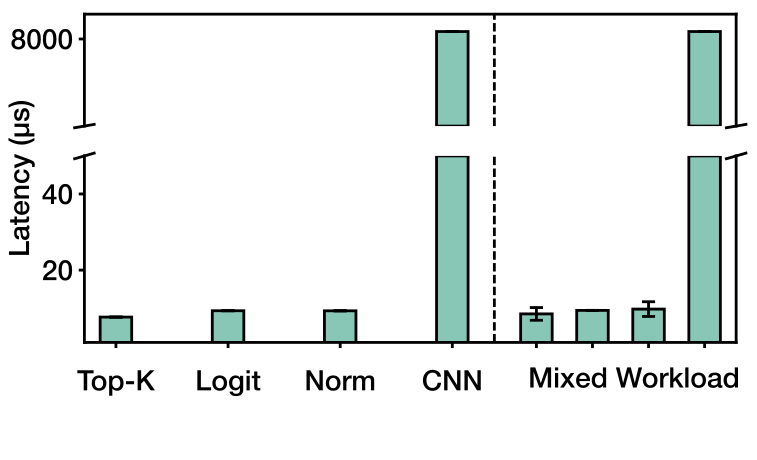

Write the Python code that produced this figure.
import os
import re
import matplotlib.pyplot as plt
import numpy as np
from matplotlib.patches import Patch
from matplotlib.ticker import ScalarFormatter
from matplotlib.transforms import Affine2D
import mpl_toolkits.axisartist.floating_axes as floating_axes
import mpl_toolkits.axisartist.grid_helper_curvelinear as grid_helper_curvelinear
from matplotlib import gridspec

import plot_fonts  # Helvetica Neue from fonts/, shared palette and print-size style
from plot_colors import BAR_OURS

# Printed at 0.32\textwidth = 161.3 pt in the paper; its tight-cropped PDF is ~540 pt wide.
pstyle = plot_fonts.paper_style(printed_width_pt=161.3, cropped_width_pt=544.5)

# Function mapping - reordered to Top-K, Logit, Norm, CNN
function_ids = [1, 3, 5, 2]  # Top-K, Logit, Norm, CNN
function_names = ['Top-K', 'Logit', 'Norm', 'CNN']  # Shorter labels for x-axis
# Every bar in the shared bar mint (plot_colors.py); the x-axis names each function,
# so the figure has no legend.
function_colors = [BAR_OURS] * len(function_names)
# Add hatching patterns for grayscale distinguishability
#function_hatches = ['//', '\\\\', '||', '++']  # Diagonal, reverse diagonal, vertical, cross patterns

class LogProcessor:
    def __init__(self, file_path, function_id, filter_initial_seconds=0):
        self.file_path = file_path
        self.function_id = function_id
        self.data = []
        self.filter_initial_seconds = filter_initial_seconds
        
        # Regular expressions to parse log lines
        self.data_pattern = re.compile(
            r"(\d+)\s+RR\s+\.(\d+)\s+min=(\d+\.\d+)us\s+avg=(\d+\.\d+)us\s+max=(\d+\.\d+)us\s+"
            r"read\(Gbits/sec\)=(\d+\.\d+)\s+write\(Gbits/sec\)=(\d+\.\d+)\s+count=(\d+)"
        )
    
    def parse_log(self):
        # Parse the log file for latency data
        try:
            with open(self.file_path, 'r') as file:
                print(f"Processing file: {self.file_path}")
                for line in file:
                    match = self.data_pattern.search(line)
                    if match:
                        second, thread, min_latency, avg_latency, max_latency, read_tp, write_tp, count = match.groups()
                        time = int(second)
                        if time >= self.filter_initial_seconds:  # Filter data based on specified seconds
                            self.data.append(float(avg_latency))
                
                print(f"Extracted {len(self.data)} latency data points")
                return len(self.data) > 0
        except Exception as e:
            print(f"Error processing file {self.file_path}: {e}")
            return False

def get_log_files_for_function(directory, function_id):
    """Get all log files for a specific function in a directory"""
    files = []
    if not os.path.exists(directory):
        print(f"Directory {directory} does not exist!")
        return files
    
    for file_name in os.listdir(directory):
        if file_name.endswith('.log') and f'f_{function_id}' in file_name:
            files.append(os.path.join(directory, file_name))
    
    return sorted(files)

def extract_latencies_for_function(directory, function_id, filter_initial_seconds=0):
    """Extract all latencies for a specific function from logs in a directory"""
    all_latencies = []
    files = get_log_files_for_function(directory, function_id)
    
    for file_path in files:
        processor = LogProcessor(file_path, function_id, filter_initial_seconds)
        if processor.parse_log():
            all_latencies.extend(processor.data)
    
    return np.array(all_latencies)

def create_mixed_figure():
    """Create a mixed figure with single workloads on the left and mixed workloads on the right"""
    # Directories
    single_dir = "data/mixed_workload/isolated"
    mixed_dir = "data/mixed_workload/mixed"
    
    # Check if directories exist
    if not os.path.exists(single_dir):
        print(f"Single workload directory {single_dir} does not exist!")
        return
    if not os.path.exists(mixed_dir):
        print(f"Mixed workload directory {mixed_dir} does not exist!")
        return
    
    # Collect latencies for single and mixed workloads
    latencies_single = {}
    latencies_mixed = {}
    
    for i, function_id in enumerate(function_ids):
        print(f"\nProcessing {function_names[i]} (function_{function_id})...")
        
        # Extract latencies for single workloads - filter first 10 seconds
        print(f"Processing single workloads in {single_dir} - filtering first 10 seconds")
        latencies_single[function_id] = extract_latencies_for_function(single_dir, function_id, filter_initial_seconds=10)
        
        # Extract latencies for mixed workloads - no filtering
        print(f"Processing mixed workloads in {mixed_dir}")
        latencies_mixed[function_id] = extract_latencies_for_function(mixed_dir, function_id)
    
    # Print median values
    print("\nMedians for single workloads:")
    for i, function_id in enumerate(function_ids):
        latencies = latencies_single[function_id]
        if len(latencies) > 0:
            median_val = np.median(latencies)
            print(f"{function_names[i]}: {median_val:.2f} microseconds")
        else:
            print(f"{function_names[i]}: No data")
    
    print("\nMedians for mixed workloads:")
    for i, function_id in enumerate(function_ids):
        latencies = latencies_mixed[function_id]
        if len(latencies) > 0:
            median_val = np.median(latencies)
            print(f"{function_names[i]}: {median_val:.2f} microseconds")
        else:
            print(f"{function_names[i]}: No data")
    
    # Create a figure with broken y-axis
    fig = plt.figure(figsize=(8, 5.2))  # Same output height as fig 13 and fig 15
    
    # Create a gridspec for two subplots, with the top subplot taking up more space for the legend
    gs = gridspec.GridSpec(2, 1, height_ratios=[1.2, 2], left=0.10)  # Add more left margin
    
    # Create the top subplot (for high values)
    ax_top = plt.subplot(gs[0])
    # Create the bottom subplot (for low values)
    ax_bottom = plt.subplot(gs[1])
    
    # Set the y-axis limits for each subplot
    # Top subplot for CNN (high values: ~1000-10000)
    high_min, high_max = 1000, 10000  
    # Bottom subplot for other workloads (low values: ~1-50)
    low_min, low_max = 1, 50
    
    ax_top.set_ylim(high_min, high_max)
    ax_bottom.set_ylim(low_min, low_max)
    
    # Set specific tick locations for top subplot to avoid overlap
    ax_top.set_yticks([8000])  # Use fewer, strategic ticks
    
    # Define bar width
    bar_width = 0.45  # Increase bar width to match assembly_plot_with_dpdk.py
    
    # Define total width and calculate proportions
    total_width = 8
    left_width = total_width * 0.6  # Reduce left width slightly
    right_width = total_width * 0.3  # Maintain right width
    
    # Add more spacing between left and right parts
    separator_width = 1.2
    
    # Calculate positions for left and right parts with right part ending at same position as CNN
    right_end = 7.5  # Define rightmost position
    right_start = right_end - right_width
    left_end = right_start - separator_width
    left_start = left_end - left_width
    
    # Recalculate positions with equal spacing
    left_positions = np.linspace(left_start, left_end, 4)
    right_positions = np.linspace(right_start, right_end, 4)
    
    # Draw the bars and error bars on the subplots
    for i, function_id in enumerate(function_ids):
        # Get the mean and std values for single and mixed workloads
        if len(latencies_single[function_id]) > 0:
            single_mean = np.mean(latencies_single[function_id])
            single_std = np.std(latencies_single[function_id])
        else:
            single_mean = 0
            single_std = 0
            
        if len(latencies_mixed[function_id]) > 0:
            mixed_mean = np.mean(latencies_mixed[function_id])
            mixed_std = np.std(latencies_mixed[function_id])
        else:
            mixed_mean = 0
            mixed_std = 0
        
        # Draw bars in bottom subplot (all workloads)
        # For non-CNN bars, show the full height
        if function_id != 2:  # Top-K, Logit, Norm
            # Plot left part (Single workloads) - full height
            if single_mean > 0:
                ax_bottom.bar(
                    left_positions[i], 
                    single_mean, 
                    width=bar_width, 
                    color=function_colors[i],
                    #hatch=function_hatches[i],
                    yerr=single_std,
                    error_kw=pstyle.error_kw,
                    label=function_names[i],
                    edgecolor='black',  # Add black border
                    linewidth=pstyle.edge       # Make border thicker
                )
            
            # Plot right part (Mixed workloads) - full height
            if mixed_mean > 0:
                ax_bottom.bar(
                    right_positions[i], 
                    mixed_mean, 
                    width=bar_width, 
                    color=function_colors[i],
                    #hatch=function_hatches[i],
                    yerr=mixed_std,
                    error_kw=pstyle.error_kw,
                    edgecolor='black',  # Add black border
                    linewidth=pstyle.edge       # Make border thicker
                )
        else:  # CNN
            # For CNN, show truncated bars in bottom subplot
            # Plot left part (Single CNN) - truncated to low_max
            if single_mean > 0:
                # Plot truncated bar in bottom subplot
                ax_bottom.bar(
                    left_positions[i], 
                    min(single_mean, low_max), 
                    width=bar_width, 
                    color=function_colors[i],
                    #hatch=function_hatches[i],
                    capsize=0,  # No error bars for truncated bars
                    label=function_names[i],
                    edgecolor='black',
                    linewidth=pstyle.edge
                )
                
                # Plot full bar in top subplot if it extends above high_min
                if single_mean > high_min:
                    ax_top.bar(
                        left_positions[i], 
                        min(single_mean, high_max) - high_min, 
                        width=bar_width, 
                        color=function_colors[i],
                        #hatch=function_hatches[i],
                        yerr=single_std if single_mean < high_max else 0,
                        error_kw=pstyle.error_kw,
                        bottom=high_min,
                        edgecolor='black',
                        linewidth=pstyle.edge
                    )
            
            # Plot right part (Mixed CNN) - truncated to low_max
            if mixed_mean > 0:
                # Plot truncated bar in bottom subplot
                ax_bottom.bar(
                    right_positions[i], 
                    min(mixed_mean, low_max), 
                    width=bar_width, 
                    color=function_colors[i],
                    #hatch=function_hatches[i],
                    capsize=0,  # No error bars for truncated bars
                    edgecolor='black',
                    linewidth=pstyle.edge
                )
                
                # Plot full bar in top subplot if it extends above high_min
                if mixed_mean > high_min:
                    ax_top.bar(
                        right_positions[i], 
                        min(mixed_mean, high_max) - high_min, 
                        width=bar_width, 
                        color=function_colors[i],
                       #hatch=function_hatches[i],
                        yerr=mixed_std if mixed_mean < high_max else 0,
                        error_kw=pstyle.error_kw,
                        bottom=high_min,
                        edgecolor='black',
                        linewidth=pstyle.edge
                    )

    # Draw a vertical line to separate single from mixed workloads on both subplots
    separator = (left_positions[-1] + right_positions[0]) / 2
    ax_top.axvline(x=separator, color='black', linestyle='--', linewidth=pstyle.edge)
    ax_bottom.axvline(x=separator, color='black', linestyle='--', linewidth=pstyle.edge)
    
    # Set the same x limits for both subplots
    x_min = min(left_positions) - bar_width
    x_max = max(right_positions) + bar_width
    ax_top.set_xlim(x_min, x_max)
    ax_bottom.set_xlim(x_min, x_max)
    
    # Add cut-out marks to show the broken y-axis
    d = 0.015  # Size of diagonal lines in axes coordinates
    kwargs = dict(transform=ax_top.transAxes, color='k', clip_on=False, linewidth=pstyle.edge)
    ax_top.plot((-d, +d), (-d, +d), **kwargs)        # Bottom-left diagonal
    ax_top.plot((1 - d, 1 + d), (-d, +d), **kwargs)  # Bottom-right diagonal
    
    kwargs.update(transform=ax_bottom.transAxes)
    ax_bottom.plot((-d, +d), (1 - d, 1 + d), **kwargs)  # Top-left diagonal
    ax_bottom.plot((1 - d, 1 + d), (1 - d, 1 + d), **kwargs)  # Top-right diagonal
    
    
    # Set x-axis ticks and labels only on the bottom subplot
    all_positions = np.concatenate([left_positions, right_positions])
    
    # Create labels for all positions, using function names for left part and empty strings for right part
    all_labels = list(function_names) + [""] * 4
    
    # Add "Mixed Workload" as a separate text label in the exact middle of the right positions
    # Calculate a position that's a bit more to the right than the center
    right_center = np.mean(right_positions)
    right_width = right_positions[-1] - right_positions[0]
    mixed_label_pos = right_center + right_width * 0.08  # Shift more to the right
    
    # Gap between the x-axis line and its tick labels (points)
    xtick_pad = 16

    # Position it at the same vertical level as the other tick labels, offset in points
    ax_bottom.annotate('Mixed Workload', xy=(mixed_label_pos, 0),
                       xycoords=ax_bottom.get_xaxis_transform(),
                       xytext=(0, -(xtick_pad + 2)), textcoords='offset points',
                       horizontalalignment='center', verticalalignment='top',
                       fontsize=pstyle.font, fontweight='medium')
    
    # Set the ticks and labels
    ax_bottom.set_xticks(all_positions)
    ax_bottom.set_xticklabels(all_labels, fontsize=pstyle.font, fontweight='medium')
    ax_bottom.tick_params(axis='x', pad=xtick_pad)
    ax_top.set_xticks([])  # No x ticks on top subplot
    
    # Format y-axis ticks
    ax_top.yaxis.set_major_formatter(ScalarFormatter())
    ax_bottom.yaxis.set_major_formatter(ScalarFormatter())
    
    # Set y-axis tick label font size to 17
    ax_top.tick_params(axis='y', labelsize=pstyle.font)
    ax_bottom.tick_params(axis='y', labelsize=pstyle.font)
    for tick in ax_top.get_yticklabels():
        tick.set_fontweight('medium')
    for tick in ax_bottom.get_yticklabels():
        tick.set_fontweight('medium')
    
    # Add more space at bottom for x-axis labels, without changing total figure size
    plt.subplots_adjust(left=0.16, top=0.9, bottom=0.22)
    # Y-axis label on the bottom panel, centred on the two panels together (the panels
    # keep their proportions through frame_axes, so this axes fraction stays valid)
    p_top, p_bot = ax_top.get_position(), ax_bottom.get_position()
    stack_mid = ((p_top.y1 + p_bot.y0) / 2 - p_bot.y0) / p_bot.height
    ax_bottom.set_ylabel('Latency (μs)', fontsize=pstyle.font, fontweight='medium', y=stack_mid)

    # Shared frame with figs 13 and 15: same page, same axes box (both panels plus the
    # break gap); saved uncropped.
    pstyle.frame_axes(fig, [ax_top, ax_bottom], plot_fonts.FRAME_13_15)

    # Remove top subplot's bottom and bottom subplot's top spines
    ax_top.spines['bottom'].set_visible(False)
    ax_bottom.spines['top'].set_visible(False)
    
    # Save plot
    plt.savefig('mixed_workload_fig_14.pdf')
    pstyle.report('mixed_workload_fig_14.pdf')
    print("\nPlot saved as mixed_workload_fig_14.pdf")

if __name__ == "__main__":
    create_mixed_figure()
